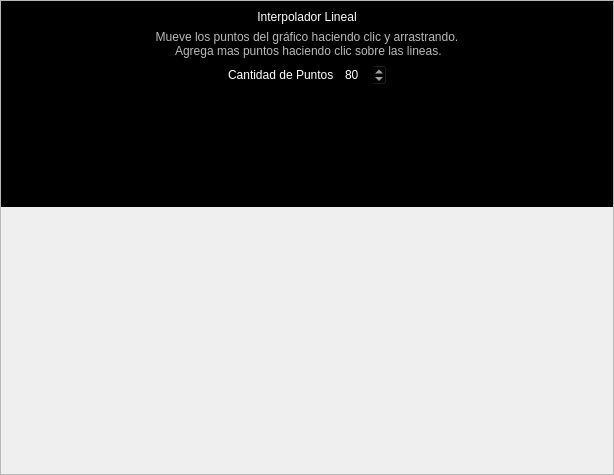
<?xml version="1.0" encoding="UTF-8"?>
<ui version="4.0">
 <class>sim_U2_T6</class>
 <widget class="QWidget" name="sim_U2_T6">
  <property name="geometry">
   <rect>
    <x>0</x>
    <y>0</y>
    <width>614</width>
    <height>475</height>
   </rect>
  </property>
  <property name="windowTitle">
   <string>Sim_U2_T6</string>
  </property>
  <property name="styleSheet">
   <string notr="true">QWidget#sim_U2_T6{
background-color:rgba(0,0,0,0);
}</string>
  </property>
  <layout class="QVBoxLayout" name="verticalLayout">
   <property name="leftMargin">
    <number>0</number>
   </property>
   <property name="topMargin">
    <number>0</number>
   </property>
   <property name="rightMargin">
    <number>0</number>
   </property>
   <property name="bottomMargin">
    <number>0</number>
   </property>
   <item>
    <widget class="QScrollArea" name="scrollArea">
     <property name="widgetResizable">
      <bool>true</bool>
     </property>
     <widget class="QWidget" name="scrollAreaWidgetContents">
      <property name="geometry">
       <rect>
        <x>0</x>
        <y>0</y>
        <width>612</width>
        <height>210</height>
       </rect>
      </property>
      <property name="sizePolicy">
       <sizepolicy hsizetype="Preferred" vsizetype="Fixed">
        <horstretch>0</horstretch>
        <verstretch>0</verstretch>
       </sizepolicy>
      </property>
      <property name="styleSheet">
       <string notr="true">QWidget#scrollAreaWidgetContents{
background-color:rgb(0,0,0);
}
QLabel{
color:white;
}
QSpinBox{
color:white;
background-color:translucid;
}</string>
      </property>
      <layout class="QVBoxLayout" name="verticalLayout_2">
       <item>
        <widget class="QLabel" name="label">
         <property name="text">
          <string>Interpolador Lineal</string>
         </property>
         <property name="alignment">
          <set>Qt::AlignCenter</set>
         </property>
        </widget>
       </item>
       <item>
        <widget class="QLabel" name="label_3">
         <property name="styleSheet">
          <string notr="true">font:10pt &quot;Britannic Bold&quot;;
color:rgb(186, 186, 186);</string>
         </property>
         <property name="text">
          <string>Mueve los puntos del gráfico haciendo clic y arrastrando.
 Agrega mas puntos haciendo clic sobre las lineas.</string>
         </property>
         <property name="alignment">
          <set>Qt::AlignCenter</set>
         </property>
        </widget>
       </item>
       <item>
        <layout class="QHBoxLayout" name="horizontalLayout">
         <item>
          <spacer name="horizontalSpacer">
           <property name="orientation">
            <enum>Qt::Horizontal</enum>
           </property>
           <property name="sizeHint" stdset="0">
            <size>
             <width>40</width>
             <height>20</height>
            </size>
           </property>
          </spacer>
         </item>
         <item>
          <widget class="QLabel" name="label_2">
           <property name="text">
            <string>Cantidad de Puntos</string>
           </property>
          </widget>
         </item>
         <item>
          <widget class="QSpinBox" name="sb_nPuntos">
           <property name="minimum">
            <number>5</number>
           </property>
           <property name="maximum">
            <number>999</number>
           </property>
           <property name="value">
            <number>80</number>
           </property>
          </widget>
         </item>
         <item>
          <spacer name="horizontalSpacer_2">
           <property name="orientation">
            <enum>Qt::Horizontal</enum>
           </property>
           <property name="sizeHint" stdset="0">
            <size>
             <width>40</width>
             <height>20</height>
            </size>
           </property>
          </spacer>
         </item>
        </layout>
       </item>
       <item>
        <widget class="CustomPlotWidget" name="cp_p" native="true">
         <property name="minimumSize">
          <size>
           <width>0</width>
           <height>50</height>
          </size>
         </property>
        </widget>
       </item>
       <item>
        <widget class="CustomPlotWidget" name="cp_v" native="true">
         <property name="minimumSize">
          <size>
           <width>0</width>
           <height>50</height>
          </size>
         </property>
        </widget>
       </item>
      </layout>
     </widget>
    </widget>
   </item>
  </layout>
 </widget>
 <customwidgets>
  <customwidget>
   <class>CustomPlotWidget</class>
   <extends>QWidget</extends>
   <header>clases.PlotWidget</header>
   <container>1</container>
  </customwidget>
 </customwidgets>
 <resources/>
 <connections/>
</ui>
